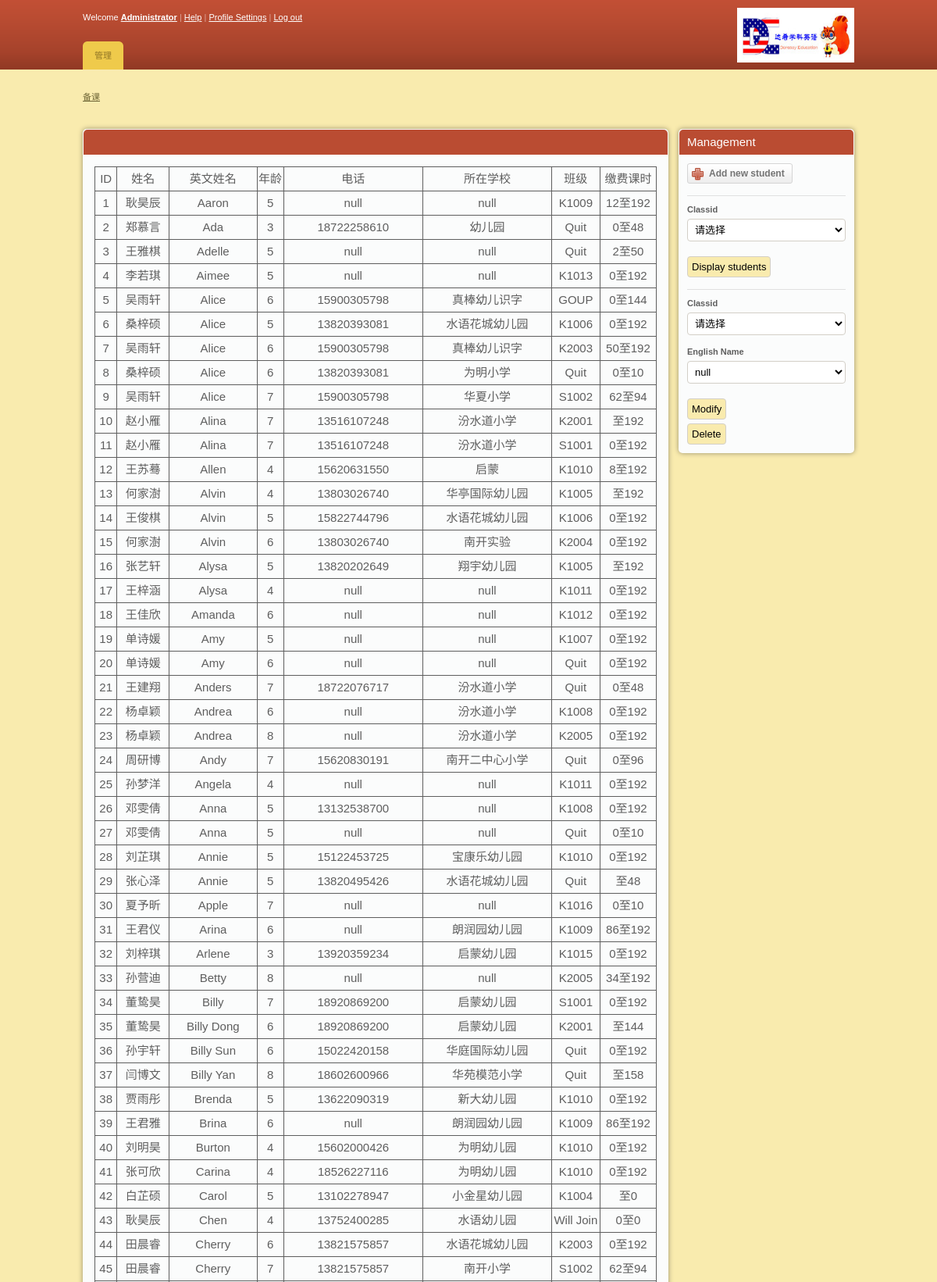
Page /students_index.php (upper part) on the committed database.
### tables this page shows
CREATE TABLE IF NOT EXISTS `students` (
  `id` int(11) NOT NULL AUTO_INCREMENT,
  `name` varchar(100) NOT NULL,
  `engname` varchar(100) NOT NULL,
  `classid` varchar(100) NOT NULL,
  `age` int(11) NOT NULL,
  `phone` varchar(100) NOT NULL,
  `school` varchar(1000) NOT NULL,
  `pay_time` varchar(100) NOT NULL,
  `charge` varchar(100) NOT NULL,
  `hour_end` varchar(30) DEFAULT NULL,
  `note` varchar(1000) NOT NULL,
  `sex` varchar(100) NOT NULL,
  `hour_begin` varchar(32) DEFAULT NULL,
  PRIMARY KEY (`engname`,`classid`),
  KEY `id` (`id`)
);

### students_index.php (the view, shortened to what this page needs)
<!DOCTYPE html PUBLIC "-//W3C//DTD XHTML 1.0 Transitional//EN" "http://www.w3.org/TR/xhtml1/DTD/xhtml1-transitional.dtd">
<html xmlns="http://www.w3.org/1999/xhtml">
<head>
	<link rel="stylesheet" href="css/jquery.fancybox.css" type="text/css" media="screen" />
    <link rel="stylesheet" href="css/style.css" type="text/css" media="screen" />
</head>
<body>
<?php
	include("header_manage.php");
?>
<div id="container">
	<div class="shell">
		<div class="small-nav">
			<a href="#">备课</a>
		</div>
		<br />
		<div id="main">
			<div id="content">
				<div class="box">
				<div class="box-head">
				</div>
				<div class="vidoes">
				<br/>
				<table border="0" width="700">
				<?php
				 $conn=db_conn("daresay_db");
				$sql="SELECT * FROM students";
				$result=mysql_query($sql,$conn);
	echo "<table>";
	echo "<tr>";
	echo "<td>ID</td>";
	echo "<td>姓名</td>";
	echo "<td>英文姓名</td>";
	echo "<td>年龄</td>";
	echo "<td>电话</td>";
	echo "<td>所在学校</td>";
	echo "<td>班级</td>";
	echo "<td>缴费课时</td>";
	echo "</tr>";
	$i=1;
	while ($row = mysql_fetch_assoc($result)) {
		echo "<tr>";
		echo "<td>".$i++."</td>";
		echo "<td>".$row['name']."</td>";
		echo "<td>".$row['engname']."</td>";
		echo "<td>".$row['age']."</td>";
		echo "<td>".$row['phone']."</td>";
		echo "<td>".$row['school']."</td>";
		echo "<td>".$row['classid']."</td>";
		echo "<td>".$row['hour_begin']."至".$row['hour_end']."</td>";
		echo "</tr>";
	}
echo "</table>";
echo "<br/><br/>";
?>
                    			   </table>
					</div>
				</div>
			</div>
			<div id="sidebar">
				<div class="box">
					<div class="box-head">
						<h2>Management</h2>
					</div>
					<?php
						include "students_right.php";
					?>
				</div>
			</div>
		</div>
	</div>
</div>
</body>
</html>

### css/style.css (style rules this page uses)
* { padding:0; margin:0; outline:0; }
body { background:#f9ebae; font-family: Verdana, sans-serif; font-size:11px; line-height:14px; color:#5e5e5e; }
a { color:#ba4c32; text-decoration: underline; cursor:pointer; }
h2 { font-size:15px; font-weight: normal; }
.shell { width:988px; margin:0 auto; }
.small-nav { color:#978b48; padding-bottom:20px; }
.small-nav a { color:#6f6636; }
#content { float:left; width:750px; }
#sidebar { float:right; width:225px; }
.box { background:#fbfcfc; height:100%; padding:1px; margin-bottom:20px; }
.box-head { background:#ba4c32; height:32px; color:#fff; padding: 0 10px; line-height:32px; white-space:nowrap; border-bottom:solid 1px #fff; }
.box { -moz-border-radius:5px; -webkit-border-radius:5px; -moz-box-shadow: 0 0 6px #978f6c; -webkit-box-shadow: 0 0 6px #978f6c; }
.box-head { -moz-border-radius-topleft:5px; -moz-border-radius-topright:5px; -webkit-border-top-left-radius:5px; -webkit-border-top-right-radius:5px; }

### students_index.php (style rules this page uses)
table { width: 720px; margin: 0 auto; border-collapse:collapse; font-size: 15px; }
table, tr, td { border: 1px solid; text-align:center; }
td { height: 30px; }

### rows in the picture
students: name "耿昊辰", engname "Aaron", age "5", phone "null", school "null", classid "K1009", hour_begin "12", hour_end "192"
students: name "郑慕言", engname "Ada", age "3", phone "18722258610", school "幼儿园", classid "Quit", hour_begin "0", hour_end "48"
students: name "王雅棋", engname "Adelle", age "5", phone "null", school "null", classid "Quit", hour_begin "2", hour_end "50"
students: name "李若琪", engname "Aimee", age "5", phone "null", school "null", classid "K1013", hour_begin "0", hour_end "192"
students: name "吴雨轩", engname "Alice", age "6", phone "15900305798", school "真棒幼儿识字", classid "GOUP", hour_begin "0", hour_end "144"
students: name "桑梓硕", engname "Alice", age "5", phone "13820393081", school "水语花城幼儿园", classid "K1006", hour_begin "0", hour_end "192"
students: name "吴雨轩", engname "Alice", age "6", phone "15900305798", school "真棒幼儿识字", classid "K2003", hour_begin "50", hour_end "192"
students: name "桑梓硕", engname "Alice", age "6", phone "13820393081", school "为明小学", classid "Quit", hour_begin "0", hour_end "10"
students: name "吴雨轩", engname "Alice", age "7", phone "15900305798", school "华夏小学", classid "S1002", hour_begin "62", hour_end "94"
students: name "赵小雁", engname "Alina", age "7", phone "13516107248", school "汾水道小学", classid "K2001", hour_end "192"
students: name "赵小雁", engname "Alina", age "7", phone "13516107248", school "汾水道小学", classid "S1001", hour_begin "0", hour_end "192"
students: name "王苏蓦", engname "Allen", age "4", phone "15620631550", school "启蒙", classid "K1010", hour_begin "8", hour_end "192"
students: name "何家澍", engname "Alvin", age "4", phone "13803026740", school "华亭国际幼儿园", classid "K1005", hour_end "192"
students: name "王俊棋", engname "Alvin", age "5", phone "15822744796", school "水语花城幼儿园", classid "K1006", hour_begin "0", hour_end "192"
students: name "何家澍", engname "Alvin", age "6", phone "13803026740", school "南开实验", classid "K2004", hour_begin "0", hour_end "192"
students: name "张艺轩", engname "Alysa", age "5", phone "13820202649", school "翔宇幼儿园", classid "K1005", hour_end "192"
students: name "王梓涵", engname "Alysa", age "4", phone "null", school "null", classid "K1011", hour_begin "0", hour_end "192"
students: name "王佳欣", engname "Amanda", age "6", phone "null", school "null", classid "K1012", hour_begin "0", hour_end "192"
students: name "单诗媛", engname "Amy", age "5", phone "null", school "null", classid "K1007", hour_begin "0", hour_end "192"
students: name "单诗媛", engname "Amy", age "6", phone "null", school "null", classid "Quit", hour_begin "0", hour_end "192"
students: name "王建翔", engname "Anders", age "7", phone "18722076717", school "汾水道小学", classid "Quit", hour_begin "0", hour_end "48"
students: name "杨卓颖", engname "Andrea", age "6", phone "null", school "汾水道小学", classid "K1008", hour_begin "0", hour_end "192"
students: name "杨卓颖", engname "Andrea", age "8", phone "null", school "汾水道小学", classid "K2005", hour_begin "0", hour_end "192"
students: name "周研博", engname "Andy", age "7", phone "15620830191", school "南开二中心小学", classid "Quit", hour_begin "0", hour_end "96"
students: name "孙梦洋", engname "Angela", age "4", phone "null", school "null", classid "K1011", hour_begin "0", hour_end "192"
students: name "邓雯倩", engname "Anna", age "5", phone "13132538700", school "null", classid "K1008", hour_begin "0", hour_end "192"
students: name "邓雯倩", engname "Anna", age "5", phone "null", school "null", classid "Quit", hour_begin "0", hour_end "10"
students: name "刘芷琪", engname "Annie", age "5", phone "15122453725", school "宝康乐幼儿园", classid "K1010", hour_begin "0", hour_end "192"
students: name "张心泽", engname "Annie", age "5", phone "13820495426", school "水语花城幼儿园", classid "Quit", hour_end "48"
students: name "夏予昕", engname "Apple", age "7", phone "null", school "null", classid "K1016", hour_begin "0", hour_end "10"
students: name "王君仪", engname "Arina", age "6", phone "null", school "朗润园幼儿园", classid "K1009", hour_begin "86", hour_end "192"
students: name "刘梓琪", engname "Arlene", age "3", phone "13920359234", school "启蒙幼儿园", classid "K1015", hour_begin "0", hour_end "192"
students: name "孙营迪", engname "Betty", age "8", phone "null", school "null", classid "K2005", hour_begin "34", hour_end "192"
students: name "董鸷昊", engname "Billy", age "7", phone "18920869200", school "启蒙幼儿园", classid "S1001", hour_begin "0", hour_end "192"
students: name "董鸷昊", engname "Billy Dong", age "6", phone "18920869200", school "启蒙幼儿园", classid "K2001", hour_end "144"
students: name "孙宇轩", engname "Billy Sun", age "6", phone "15022420158", school "华庭国际幼儿园", classid "Quit", hour_begin "0", hour_end "192"
students: name "闫博文", engname "Billy Yan", age "8", phone "18602600966", school "华苑模范小学", classid "Quit", hour_end "158"
students: name "贾雨彤", engname "Brenda", age "5", phone "13622090319", school "新大幼儿园", classid "K1010", hour_begin "0", hour_end "192"
students: name "王君雅", engname "Brina", age "6", phone "null", school "朗润园幼儿园", classid "K1009", hour_begin "86", hour_end "192"
students: name "刘明昊", engname "Burton", age "4", phone "15602000426", school "为明幼儿园", classid "K1010", hour_begin "0", hour_end "192"
students: name "张可欣", engname "Carina", age "4", phone "18526227116", school "为明幼儿园", classid "K1010", hour_begin "0", hour_end "192"
students: name "白芷硕", engname "Carol", age "5", phone "13102278947", school "小金星幼儿园", classid "K1004", hour_end "0"
students: name "耿昊辰", engname "Chen", age "4", phone "13752400285", school "水语幼儿园", classid "Will Join", hour_begin "0", hour_end "0"
students: name "田晨睿", engname "Cherry", age "6", phone "13821575857", school "水语花城幼儿园", classid "K2003", hour_begin "0", hour_end "192"
students: name "田晨睿", engname "Cherry", age "7", phone "13821575857", school "南开小学", classid "S1002", hour_begin "62", hour_end "94"
